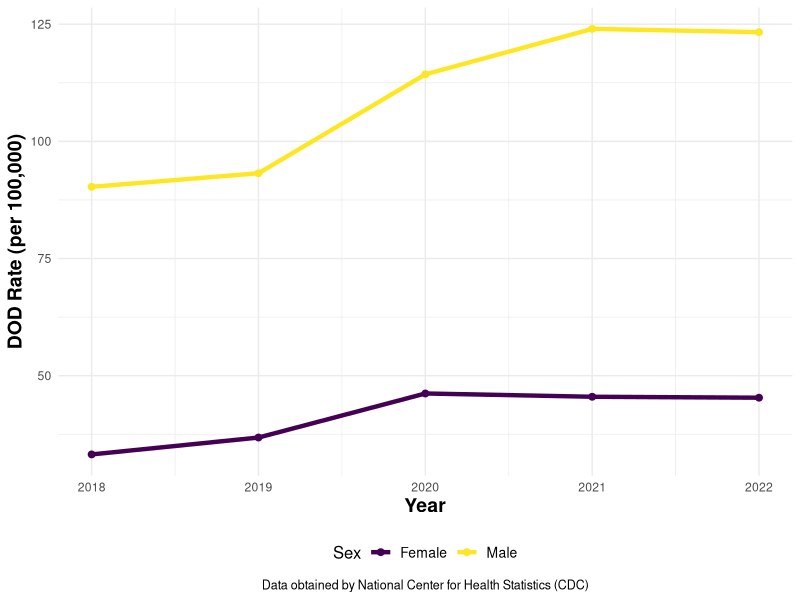

This figure's R source:
# Load necessary libraries
library(ggplot2)
library(dplyr)
library(here)
library(viridis)
library(here)

#Data Import
VA_DOD_SEX_1822 <- read.csv(here("Data/raw_data/MCOD VA 1822", "VA.DOD.SEX.1822.txt"), sep = "\t", header = TRUE)

#Prepare data
VA_DOD_SEX_1822 <- VA_DOD_SEX_1822 %>%
  select(Year,Gender,Crude.Rate) %>%
  na.omit()

# Create the line plot
ggplot(data = VA_DOD_SEX_1822, aes(x = Year, y = Crude.Rate, color = Gender, group = Gender)) +
  geom_line(size = 1.5) +  # Line thickness
  geom_point(size = 2) +  # Point size
  labs(x = "Year",
       y = "DOD Rate (per 100,000)",
       color = "Sex",
       caption = "Data obtained by National Center for Health Statistics (CDC)") +
  theme_minimal() +
  theme(plot.title = element_text(hjust = 0.5),
        axis.title.x = element_text(size = 14, face = "bold"),
        axis.title.y = element_text(size = 14, face = "bold"),
        legend.title = element_text(size = 12),
        legend.text = element_text(size = 10),
        legend.position = "bottom",
        plot.caption = element_text(hjust = 0.5, size = 9),
        guides(color = guide_legend(override.aes = list(shape = NA))))+
  scale_color_viridis(discrete = TRUE) 
